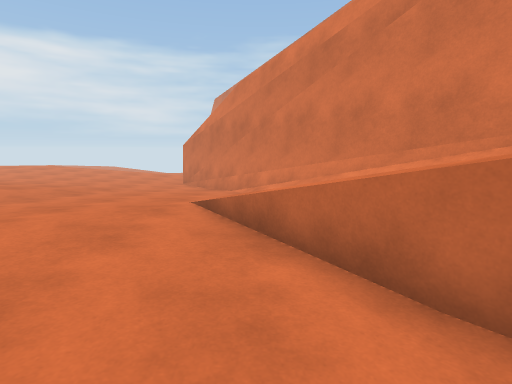
[1] (above)

16 first-person views from a walk through a Unity game level. The camera is 1.3 m above the floor, tilts 8° down and sees 80° across. The floor is counted in squares, 1 m on a side. Each view is taken from the middle of a square. On the plan, view 1 faces up. The plan holds only what a view shows up to about 14 squares ahead; the rest is blank. The place goes on beyond the plan. Some animated figures are left out.

[2]
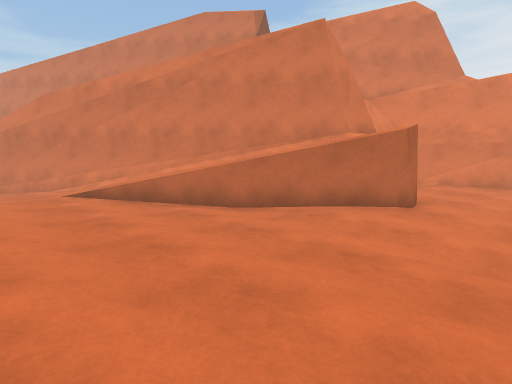

[3]
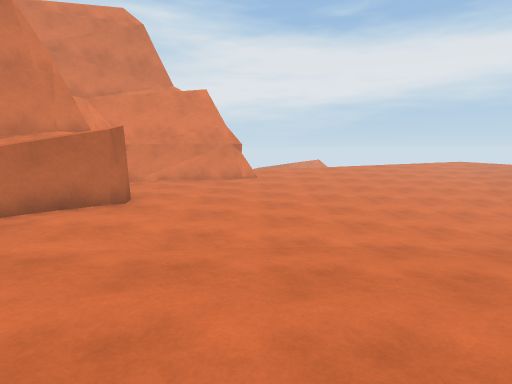

[4]
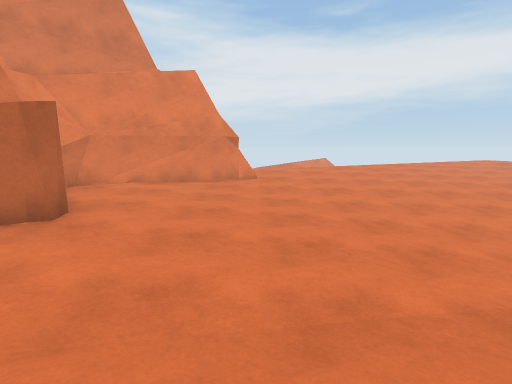

[5]
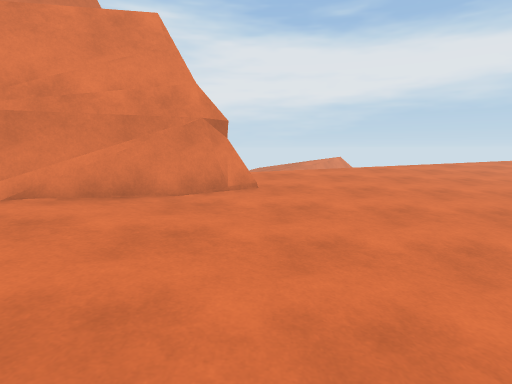

[6]
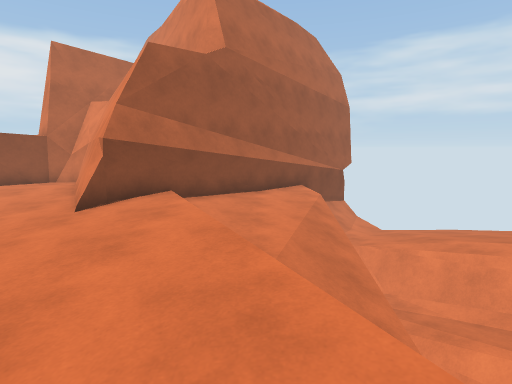

[7]
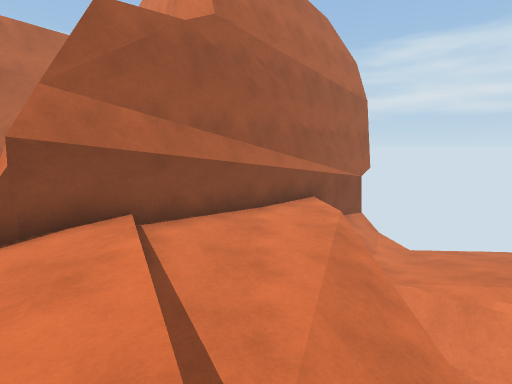

[8]
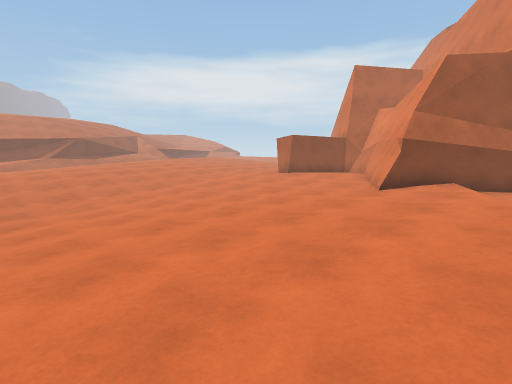

[9]
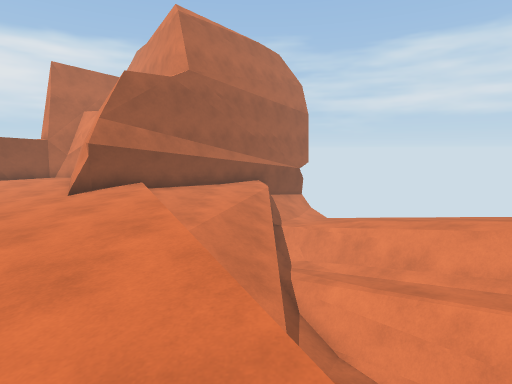

[10]
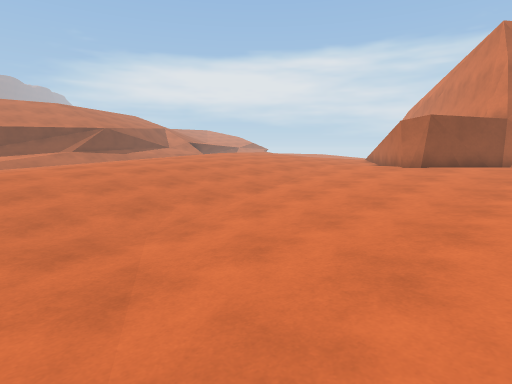

[11]
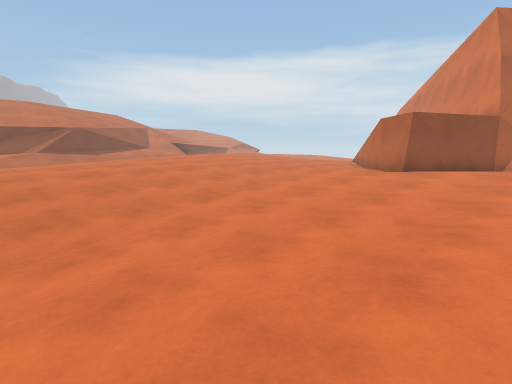

[12]
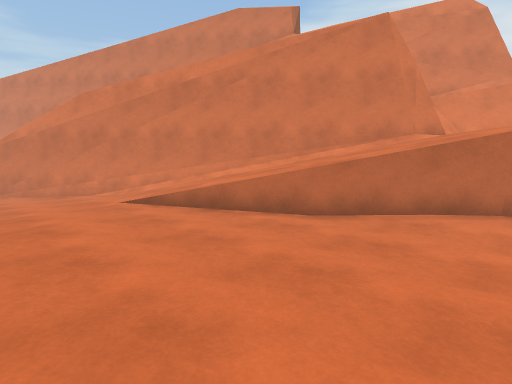

[13]
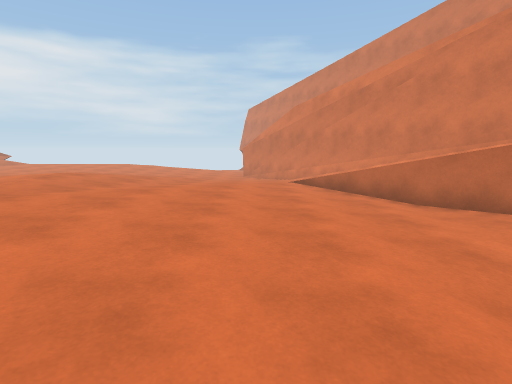

[14]
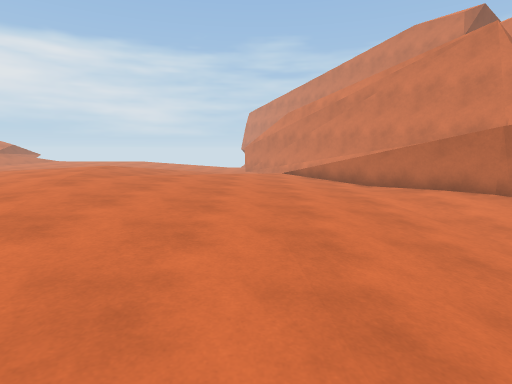

[15]
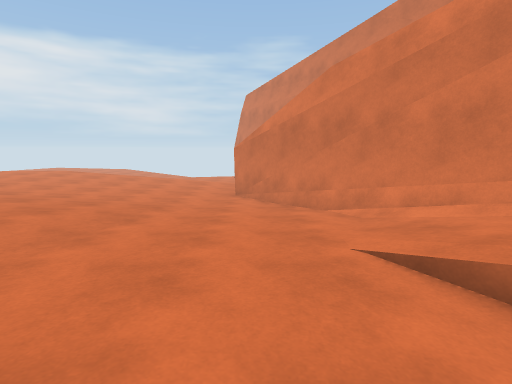

[16]
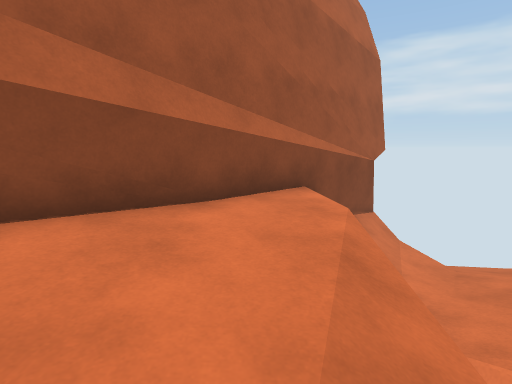

### Floor plan
Key: @ floor where view 1 was taken; # wall or solid block; . main floor; : floor 0.5 m higher than the main floor; - floor 0.5 m lower than the main floor; _ floor 0.75 m lower than the main floor; < floor 2.5 m lower than the main floor; ( floor 2.75 m lower than the main floor; / step, stairs or slope; = window, fence, low wall or low ledge; v drop or lower ground; O other object.
Columns run from 5 left of view 1 to 22 right of it. Each row starts with its distance up from view 1.
 17 -#
 16 -##
 15 --##
 14 ---#
 13 ---##
 12 ----##
 11 --...##
 10 ...../#
  9 ...../##
  8 ....///##
  7 ....////#
  6 ....////##                #
  5 .....=///##              ##
  4 ......////##            ##vv
  3 :.....=////#           ##vvv
  2 :......#///###        ## vvv
  1 :.......////###      ##. vvv
  0 :....@..#///..##    ##.-vvvv
 -1 :........#/....##  ##.--vvvv
 -2 :..............#####.--//=vv
 -3 :...............###..--//=#v
 -4 :...............##./---//(##
 -5 :......-.........=..--/////#
 -6 ......-------.......=_//////
 -7 ......--------......._///=</
 -8 ..../.--------.......=///==/
 -9 ....//-_____---....../ ///=/
-10 ....///_____---......./   /=
-11 ....////____---.......# =
-12 ....////_____---......O==
-13 ....////_____---.......=
-14  ...///______---.......:
-15         ______---... ..:

Positions as (right, up) in squares from view 1, and headings:
1: (0, 0), facing up
2: (-4, -4), facing up-right
3: (-4, -5), facing right
4: (-1, -5), facing right
5: (4, -5), facing right
6: (16, -12), facing up
7: (16, -9), facing up
8: (16, -15), facing up-left
9: (18, -15), facing up
10: (9, -15), facing up-left
11: (9, -13), facing up-left
12: (-5, -2), facing up-right
13: (-3, -6), facing up
14: (-3, -10), facing up
15: (-3, 3), facing up
16: (17, -5), facing up
